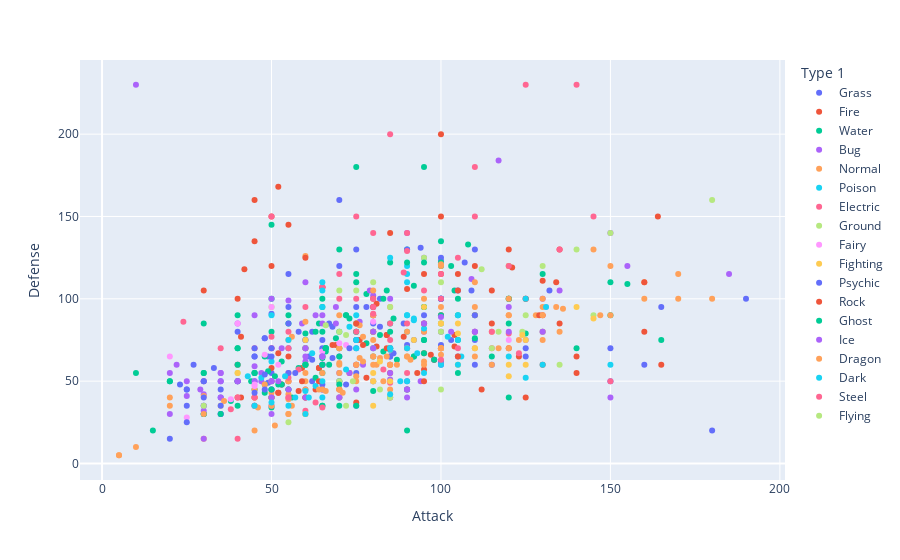

Notebook code cell kept with this figure:
### Code cell
px.scatter(data_frame=df,x='Attack',y='Defense',hover_name='Name',color='Type 1')#,template='ygridoff')

### Figure 1 — Plotly figure (JSON) as saved in the notebook; plotly's stock layout.template omitted (floating-point values rounded to 4 significant figures)
{"data": [{"hovertemplate": "<b>%{hovertext}</b><br><br>Type 1=Grass<br>Attack=%{x}<br>Defense=%{y}<extra></extra>", "hovertext": ["Bulbasaur", "Ivysaur", "Venusaur", "VenusaurMega Venusaur", "Oddish", "Gloom", "Vileplume", "Bellsprout", "Weepinbell", "Victreebel", "Exeggcute", "Exeggutor", "Tangela", "Chikorita", "Bayleef", "Meganium", "Bellossom", "Hoppip", "Skiploom", "Jumpluff", "Sunkern", "Sunflora", "Treecko", "Grovyle", "Sceptile", "SceptileMega Sceptile", "Seedot", "Nuzleaf", "Shiftry", "Shroomish", "Breloom", "Roselia", "Cacnea", "Cacturne", "Tropius", "Turtwig", "Grotle", "Torterra", "Budew", "Roserade", "Cherubi", "Cherrim", "Carnivine", "Snover", "Abomasnow", "AbomasnowMega Abomasnow", "Tangrowth", "Leafeon", "ShayminLand Forme", "ShayminSky Forme", "Snivy", "Servine", "Serperior", "Pansage", "Simisage", "Cottonee", "Whimsicott", "Petilil", "Lilligant", "Maractus", "Foongus", "Amoonguss", "Ferroseed", "Ferrothorn", "Virizion", "Chespin", "Quilladin", "Chesnaught", "Skiddo", "Gogoat"], "legendgroup": "Grass", "marker": {"color": "#636efa", "symbol": "circle"}, "mode": "markers", "name": "Grass", "orientation": "v", "showlegend": true, "type": "scatter", "x": [49, 62, 82, 100, 50, 65, 80, 75, 90, 105, 40, 95, 55, 49, 62, 82, 80, 35, 45, 55, 30, 75, 45, 65, 85, 110, 40, 70, 100, 40, 130, 60, 85, 115, 68, 68, 89, 109, 30, 70, 35, 60, 100, 62, 92, 132, 100, 110, 100, 103, 45, 60, 75, 53, 98, 27, 67, 35, 60, 86, 55, 85, 50, 94, 90, 61, 78, 107, 65, 100], "xaxis": "x", "y": [49, 63, 83, 123, 55, 70, 85, 35, 50, 65, 80, 85, 115, 65, 80, 100, 95, 40, 50, 70, 30, 55, 35, 45, 65, 75, 50, 40, 60, 60, 80, 45, 40, 60, 83, 64, 85, 105, 35, 65, 45, 70, 72, 50, 75, 105, 125, 130, 100, 75, 55, 75, 95, 48, 63, 60, 85, 50, 75, 67, 45, 70, 91, 131, 72, 65, 95, 122, 48, 62], "yaxis": "y"}, {"hovertemplate": "<b>%{hovertext}</b><br><br>Type 1=Fire<br>Attack=%{x}<br>Defense=%{y}<extra></extra>", "hovertext": ["Charmander", "Charmeleon", "Charizard", "CharizardMega Charizard X", "CharizardMega Charizard Y", "Vulpix", "Ninetales", "Growlithe", "Arcanine", "Ponyta", "Rapidash", "Magmar", "Flareon", "Moltres", "Cyndaquil", "Quilava", "Typhlosion", "Slugma", "Magcargo", "Magby", "Entei", "Ho-oh", "Torchic", "Combusken", "Blaziken", "BlazikenMega Blaziken", "Numel", "Camerupt", "CameruptMega Camerupt", "Torkoal", "Chimchar", "Monferno", "Infernape", "Magmortar", "Heatran", "Tepig", "Pignite", "Emboar", "Pansear", "Simisear", "Darumaka", "DarmanitanStandard Mode", "DarmanitanZen Mode", "Heatmor", "Fennekin", "Braixen", "Delphox", "Fletchinder", "Talonflame", "Litleo", "Pyroar", "Volcanion"], "legendgroup": "Fire", "marker": {"color": "#EF553B", "symbol": "circle"}, "mode": "markers", "name": "Fire", "orientation": "v", "showlegend": true, "type": "scatter", "x": [52, 64, 84, 130, 104, 41, 76, 70, 110, 85, 100, 95, 130, 100, 52, 64, 84, 40, 50, 75, 115, 130, 60, 85, 120, 160, 60, 100, 120, 85, 58, 78, 104, 95, 90, 63, 93, 123, 53, 98, 90, 140, 30, 97, 45, 59, 69, 73, 81, 50, 68, 110], "xaxis": "x", "y": [43, 58, 78, 111, 78, 40, 75, 45, 80, 55, 70, 57, 60, 90, 43, 58, 78, 40, 120, 37, 85, 90, 40, 60, 70, 80, 40, 70, 100, 140, 44, 52, 71, 67, 106, 45, 55, 65, 48, 63, 45, 55, 105, 66, 40, 58, 72, 55, 71, 58, 72, 120], "yaxis": "y"}, {"hovertemplate": "<b>%{hovertext}</b><br><br>Type 1=Water<br>Attack=%{x}<br>Defense=%{y}<extra></extra>", "hovertext": ["Squirtle", "Wartortle", "Blastoise", "BlastoiseMega Blastoise", "Psyduck", "Golduck", "Poliwag", "Poliwhirl", "Poliwrath", "Tentacool", "Tentacruel", "Slowpoke", "Slowbro", "SlowbroMega Slowbro", "Seel", "Dewgong", "Shellder", "Cloyster", "Krabby", "Kingler", "Horsea", "Seadra", "Goldeen", "Seaking", "Staryu", "Starmie", "Magikarp", "Gyarados", "GyaradosMega Gyarados", "Lapras", "Vaporeon", "Totodile", "Croconaw", "Feraligatr", "Chinchou", "Lanturn", "Marill", "Azumarill", "Politoed", "Wooper", "Quagsire", "Slowking", "Qwilfish", "Corsola", "Remoraid", "Octillery", "Mantine", "Kingdra", "Suicune", "Mudkip", "Marshtomp", "Swampert", "SwampertMega Swampert", "Lotad", "Lombre", "Ludicolo", "Wingull", "Pelipper", "Carvanha", "Sharpedo", "SharpedoMega Sharpedo", "Wailmer", "Wailord", "Barboach", "Whiscash", "Corphish", "Crawdaunt", "Feebas", "Milotic", "Clamperl", "Huntail", "Gorebyss", "Relicanth", "Luvdisc", "Kyogre", "KyogrePrimal Kyogre", "Piplup", "Prinplup", "Empoleon", "Buizel", "Floatzel", "Shellos", "Gastrodon", "Finneon", "Lumineon", "Mantyke", "Palkia", "Phione", "Manaphy", "Oshawott", "Dewott", "Samurott", "Panpour", "Simipour", "Tympole", "Palpitoad", "Seismitoad", "Basculin", "Tirtouga", "Carracosta", "Ducklett", "Swanna", "Frillish", "Jellicent", "Alomomola", "KeldeoOrdinary Forme", "KeldeoResolute Forme", "Froakie", "Frogadier", "Greninja", "Clauncher", "Clawitzer"], "legendgroup": "Water", "marker": {"color": "#00cc96", "symbol": "circle"}, "mode": "markers", "name": "Water", "orientation": "v", "showlegend": true, "type": "scatter", "x": [48, 63, 83, 103, 52, 82, 50, 65, 95, 40, 70, 65, 75, 75, 45, 70, 65, 95, 105, 130, 40, 65, 67, 92, 45, 75, 10, 125, 155, 85, 65, 65, 80, 105, 38, 58, 20, 50, 75, 45, 85, 75, 95, 55, 65, 105, 40, 95, 75, 70, 85, 110, 150, 30, 50, 70, 30, 50, 90, 120, 140, 70, 90, 48, 78, 80, 120, 15, 60, 64, 104, 84, 90, 30, 100, 150, 51, 66, 86, 65, 105, 48, 83, 49, 69, 20, 120, 80, 100, 55, 75, 100, 53, 98, 50, 65, 95, 92, 78, 108, 44, 87, 40, 60, 75, 72, 72, 56, 63, 95, 53, 73], "xaxis": "x", "y": [65, 80, 100, 120, 48, 78, 40, 65, 95, 35, 65, 65, 110, 180, 55, 80, 100, 180, 90, 115, 70, 95, 60, 65, 55, 85, 55, 79, 109, 80, 60, 64, 80, 100, 38, 58, 50, 80, 75, 45, 85, 80, 75, 85, 35, 75, 70, 95, 115, 50, 70, 90, 110, 30, 50, 70, 30, 100, 20, 40, 70, 35, 45, 43, 73, 65, 85, 20, 79, 85, 105, 105, 130, 55, 90, 90, 53, 68, 88, 35, 55, 48, 68, 56, 76, 50, 100, 80, 100, 45, 60, 85, 48, 63, 40, 55, 75, 65, 103, 133, 50, 63, 50, 70, 80, 90, 90, 40, 52, 67, 62, 88], "yaxis": "y"}, {"hovertemplate": "<b>%{hovertext}</b><br><br>Type 1=Bug<br>Attack=%{x}<br>Defense=%{y}<extra></extra>", "hovertext": ["Caterpie", "Metapod", "Butterfree", "Weedle", "Kakuna", "Beedrill", "BeedrillMega Beedrill", "Paras", "Parasect", "Venonat", "Venomoth", "Scyther", "Pinsir", "PinsirMega Pinsir", "Ledyba", "Ledian", "Spinarak", "Ariados", "Yanma", "Pineco", "Forretress", "Scizor", "ScizorMega Scizor", "Shuckle", "Heracross", "HeracrossMega Heracross", "Wurmple", "Silcoon", "Beautifly", "Cascoon", "Dustox", "Surskit", "Masquerain", "Nincada", "Ninjask", "Shedinja", "Volbeat", "Illumise", "Kricketot", "Kricketune", "Burmy", "WormadamPlant Cloak", "WormadamSandy Cloak", "WormadamTrash Cloak", "Mothim", "Combee", "Vespiquen", "Yanmega", "Sewaddle", "Swadloon", "Leavanny", "Venipede", "Whirlipede", "Scolipede", "Dwebble", "Crustle", "Karrablast", "Escavalier", "Joltik", "Galvantula", "Shelmet", "Accelgor", "Durant", "Larvesta", "Volcarona", "Genesect", "Scatterbug", "Spewpa", "Vivillon"], "legendgroup": "Bug", "marker": {"color": "#ab63fa", "symbol": "circle"}, "mode": "markers", "name": "Bug", "orientation": "v", "showlegend": true, "type": "scatter", "x": [30, 20, 45, 35, 25, 90, 150, 70, 95, 55, 65, 110, 125, 155, 20, 35, 60, 90, 65, 65, 90, 130, 150, 10, 125, 185, 45, 35, 70, 35, 50, 30, 60, 45, 90, 90, 73, 47, 25, 85, 29, 59, 79, 69, 94, 30, 80, 76, 53, 63, 103, 45, 55, 100, 65, 95, 75, 135, 47, 77, 40, 70, 109, 85, 60, 120, 35, 22, 52], "xaxis": "x", "y": [35, 55, 50, 30, 50, 40, 40, 55, 80, 50, 60, 80, 100, 120, 30, 50, 40, 70, 45, 90, 140, 100, 140, 230, 75, 115, 35, 55, 50, 55, 70, 32, 62, 90, 45, 45, 55, 55, 41, 51, 45, 85, 105, 95, 50, 42, 102, 86, 70, 90, 80, 59, 99, 89, 85, 125, 45, 105, 50, 60, 85, 40, 112, 55, 65, 95, 40, 60, 50], "yaxis": "y"}, {"hovertemplate": "<b>%{hovertext}</b><br><br>Type 1=Normal<br>Attack=%{x}<br>Defense=%{y}<extra></extra>", "hovertext": ["Pidgey", "Pidgeotto", "Pidgeot", "PidgeotMega Pidgeot", "Rattata", "Raticate", "Spearow", "Fearow", "Jigglypuff", "Wigglytuff", "Meowth", "Persian", "Farfetch'd", "Doduo", "Dodrio", "Lickitung", "Chansey", "Kangaskhan", "KangaskhanMega Kangaskhan", "Tauros", "Ditto", "Eevee", "Porygon", "Snorlax", "Sentret", "Furret", "Hoothoot", "Noctowl", "Igglybuff", "Aipom", "Girafarig", "Dunsparce", "Teddiursa", "Ursaring", "Porygon2", "Stantler", "Smeargle", "Miltank", "Blissey", "Zigzagoon", "Linoone", "Taillow", "Swellow", "Slakoth", "Vigoroth", "Slaking", "Whismur", "Loudred", "Exploud", "Azurill", "Skitty", "Delcatty", "Spinda", "Swablu", "Zangoose", "Castform", "Kecleon", "Starly", "Staravia", "Staraptor", "Bidoof", "Bibarel", "Ambipom", "Buneary", "Lopunny", "LopunnyMega Lopunny", "Glameow", "Purugly", "Happiny", "Chatot", "Munchlax", "Lickilicky", "Porygon-Z", "Regigigas", "Arceus", "Patrat", "Watchog", "Lillipup", "Herdier", "Stoutland", "Pidove", "Tranquill", "Unfezant", "Audino", "AudinoMega Audino", "Minccino", "Cinccino", "Deerling", "Sawsbuck", "Bouffalant", "Rufflet", "Braviary", "MeloettaAria Forme", "MeloettaPirouette Forme", "Bunnelby", "Diggersby", "Fletchling", "Furfrou"], "legendgroup": "Normal", "marker": {"color": "#FFA15A", "symbol": "circle"}, "mode": "markers", "name": "Normal", "orientation": "v", "showlegend": true, "type": "scatter", "x": [45, 60, 80, 80, 56, 81, 60, 90, 45, 70, 45, 70, 65, 85, 110, 55, 5, 95, 125, 100, 48, 55, 60, 110, 46, 76, 30, 50, 30, 70, 80, 70, 80, 130, 80, 95, 20, 80, 10, 30, 70, 55, 85, 60, 80, 160, 51, 71, 91, 20, 45, 65, 60, 40, 115, 70, 90, 55, 75, 120, 45, 85, 100, 66, 76, 136, 55, 82, 5, 65, 85, 85, 80, 160, 120, 55, 85, 60, 80, 110, 55, 77, 115, 60, 60, 50, 95, 60, 100, 110, 83, 123, 77, 128, 36, 56, 50, 80], "xaxis": "x", "y": [40, 55, 75, 80, 35, 60, 30, 65, 20, 45, 35, 60, 55, 45, 70, 75, 5, 80, 100, 95, 48, 50, 70, 65, 34, 64, 30, 50, 15, 55, 65, 70, 50, 75, 90, 62, 35, 105, 10, 41, 61, 30, 60, 60, 80, 100, 23, 43, 63, 40, 45, 65, 60, 60, 60, 70, 70, 30, 50, 70, 40, 60, 66, 44, 84, 94, 42, 64, 5, 45, 40, 95, 70, 110, 120, 39, 69, 45, 65, 90, 50, 62, 80, 86, 126, 40, 60, 50, 70, 95, 50, 75, 77, 90, 38, 77, 43, 60], "yaxis": "y"}, {"hovertemplate": "<b>%{hovertext}</b><br><br>Type 1=Poison<br>Attack=%{x}<br>Defense=%{y}<extra></extra>", "hovertext": ["Ekans", "Arbok", "Nidoran♀", "Nidorina", "Nidoqueen", "Nidoran♂", "Nidorino", "Nidoking", "Zubat", "Golbat", "Grimer", "Muk", "Koffing", "Weezing", "Crobat", "Gulpin", "Swalot", "Seviper", "Stunky", "Skuntank", "Skorupi", "Drapion", "Croagunk", "Toxicroak", "Trubbish", "Garbodor", "Skrelp", "Dragalge"], "legendgroup": "Poison", "marker": {"color": "#19d3f3", "symbol": "circle"}, "mode": "markers", "name": "Poison", "orientation": "v", "showlegend": true, "type": "scatter", "x": [60, 85, 47, 62, 92, 57, 72, 102, 45, 80, 80, 105, 65, 90, 90, 43, 73, 100, 63, 93, 50, 90, 61, 106, 50, 95, 60, 75], "xaxis": "x", "y": [44, 69, 52, 67, 87, 40, 57, 77, 35, 70, 50, 75, 95, 120, 80, 53, 83, 60, 47, 67, 90, 110, 40, 65, 62, 82, 60, 90], "yaxis": "y"}, {"hovertemplate": "<b>%{hovertext}</b><br><br>Type 1=Electric<br>Attack=%{x}<br>Defense=%{y}<extra></extra>", "hovertext": ["Pikachu", "Raichu", "Magnemite", "Magneton", "Voltorb", "Electrode", "Electabuzz", "Jolteon", "Zapdos", "Pichu", "Mareep", "Flaaffy", "Ampharos", "AmpharosMega Ampharos", "Elekid", "Raikou", "Electrike", "Manectric", "ManectricMega Manectric", "Plusle", "Minun", "Shinx", "Luxio", "Luxray", "Pachirisu", "Magnezone", "Electivire", "Rotom", "RotomHeat Rotom", "RotomWash Rotom", "RotomFrost Rotom", "RotomFan Rotom", "RotomMow Rotom", "Blitzle", "Zebstrika", "Emolga", "Tynamo", "Eelektrik", "Eelektross", "ThundurusIncarnate Forme", "ThundurusTherian Forme", "Helioptile", "Heliolisk", "Dedenne"], "legendgroup": "Electric", "marker": {"color": "#FF6692", "symbol": "circle"}, "mode": "markers", "name": "Electric", "orientation": "v", "showlegend": true, "type": "scatter", "x": [55, 90, 35, 60, 30, 50, 83, 65, 90, 40, 40, 55, 75, 95, 63, 85, 45, 75, 75, 50, 40, 65, 85, 120, 45, 70, 123, 50, 65, 65, 65, 65, 65, 60, 100, 75, 55, 85, 115, 115, 105, 38, 55, 58], "xaxis": "x", "y": [40, 55, 70, 95, 50, 70, 57, 60, 85, 15, 40, 55, 85, 105, 37, 75, 40, 60, 80, 40, 50, 34, 49, 79, 70, 115, 67, 77, 107, 107, 107, 107, 107, 32, 63, 60, 40, 70, 80, 70, 70, 33, 52, 57], "yaxis": "y"}, {"hovertemplate": "<b>%{hovertext}</b><br><br>Type 1=Ground<br>Attack=%{x}<br>Defense=%{y}<extra></extra>", "hovertext": ["Sandshrew", "Sandslash", "Diglett", "Dugtrio", "Cubone", "Marowak", "Rhyhorn", "Rhydon", "Gligar", "Phanpy", "Donphan", "Trapinch", "Vibrava", "Flygon", "Baltoy", "Claydol", "Groudon", "GroudonPrimal Groudon", "Hippopotas", "Hippowdon", "Rhyperior", "Gliscor", "Drilbur", "Excadrill", "Sandile", "Krokorok", "Krookodile", "Stunfisk", "Golett", "Golurk", "LandorusIncarnate Forme", "LandorusTherian Forme"], "legendgroup": "Ground", "marker": {"color": "#B6E880", "symbol": "circle"}, "mode": "markers", "name": "Ground", "orientation": "v", "showlegend": true, "type": "scatter", "x": [75, 100, 55, 80, 50, 80, 85, 130, 75, 60, 120, 100, 70, 100, 40, 70, 150, 180, 72, 112, 140, 95, 85, 135, 72, 82, 117, 66, 74, 124, 125, 145], "xaxis": "x", "y": [85, 110, 25, 50, 95, 110, 95, 120, 105, 60, 120, 45, 50, 80, 55, 105, 140, 160, 78, 118, 130, 125, 40, 60, 35, 45, 80, 84, 50, 80, 90, 90], "yaxis": "y"}, {"hovertemplate": "<b>%{hovertext}</b><br><br>Type 1=Fairy<br>Attack=%{x}<br>Defense=%{y}<extra></extra>", "hovertext": ["Clefairy", "Clefable", "Cleffa", "Togepi", "Togetic", "Snubbull", "Granbull", "Togekiss", "Flabébé", "Floette", "Florges", "Spritzee", "Aromatisse", "Swirlix", "Slurpuff", "Sylveon", "Xerneas"], "legendgroup": "Fairy", "marker": {"color": "#FF97FF", "symbol": "circle"}, "mode": "markers", "name": "Fairy", "orientation": "v", "showlegend": true, "type": "scatter", "x": [45, 70, 25, 20, 40, 80, 120, 50, 38, 45, 65, 52, 72, 48, 80, 65, 131], "xaxis": "x", "y": [48, 73, 28, 65, 85, 50, 75, 95, 39, 47, 68, 60, 72, 66, 86, 65, 95], "yaxis": "y"}, {"hovertemplate": "<b>%{hovertext}</b><br><br>Type 1=Fighting<br>Attack=%{x}<br>Defense=%{y}<extra></extra>", "hovertext": ["Mankey", "Primeape", "Machop", "Machoke", "Machamp", "Hitmonlee", "Hitmonchan", "Tyrogue", "Hitmontop", "Makuhita", "Hariyama", "Meditite", "Medicham", "MedichamMega Medicham", "Riolu", "Lucario", "LucarioMega Lucario", "Timburr", "Gurdurr", "Conkeldurr", "Throh", "Sawk", "Mienfoo", "Mienshao", "Pancham", "Pangoro", "Hawlucha"], "legendgroup": "Fighting", "marker": {"color": "#FECB52", "symbol": "circle"}, "mode": "markers", "name": "Fighting", "orientation": "v", "showlegend": true, "type": "scatter", "x": [80, 105, 80, 100, 130, 120, 105, 35, 95, 60, 120, 40, 60, 100, 70, 110, 145, 80, 105, 140, 100, 125, 85, 125, 82, 124, 92], "xaxis": "x", "y": [35, 60, 50, 70, 80, 53, 79, 35, 95, 30, 60, 55, 75, 85, 40, 70, 88, 55, 85, 95, 85, 75, 50, 60, 62, 78, 75], "yaxis": "y"}, {"hovertemplate": "<b>%{hovertext}</b><br><br>Type 1=Psychic<br>Attack=%{x}<br>Defense=%{y}<extra></extra>", "hovertext": ["Abra", "Kadabra", "Alakazam", "AlakazamMega Alakazam", "Drowzee", "Hypno", "Mr. Mime", "Mewtwo", "MewtwoMega Mewtwo X", "MewtwoMega Mewtwo Y", "Mew", "Natu", "Xatu", "Espeon", "Unown", "Wobbuffet", "Lugia", "Celebi", "Ralts", "Kirlia", "Gardevoir", "GardevoirMega Gardevoir", "Spoink", "Grumpig", "Chimecho", "Wynaut", "DeoxysNormal Forme", "DeoxysAttack Forme", "DeoxysDefense Forme", "DeoxysSpeed Forme", "Chingling", "Mime Jr.", "Gallade", "GalladeMega Gallade", "Uxie", "Mesprit", "Azelf", "Cresselia", "Victini", "Munna", "Musharna", "Woobat", "Swoobat", "Sigilyph", "Gothita", "Gothorita", "Gothitelle", "Solosis", "Duosion", "Reuniclus", "Elgyem", "Beheeyem", "Espurr", "MeowsticMale", "MeowsticFemale", "HoopaHoopa Confined", "HoopaHoopa Unbound"], "legendgroup": "Psychic", "marker": {"color": "#636efa", "symbol": "circle"}, "mode": "markers", "name": "Psychic", "orientation": "v", "showlegend": true, "type": "scatter", "x": [20, 35, 50, 50, 48, 73, 45, 110, 190, 150, 100, 50, 75, 65, 72, 33, 90, 100, 25, 35, 65, 85, 25, 45, 50, 23, 150, 180, 70, 95, 30, 25, 125, 165, 75, 105, 125, 70, 100, 25, 55, 45, 57, 58, 30, 45, 55, 30, 40, 65, 55, 75, 48, 48, 48, 110, 160], "xaxis": "x", "y": [15, 30, 45, 65, 45, 70, 65, 90, 100, 70, 100, 45, 70, 60, 48, 58, 130, 100, 25, 35, 65, 65, 35, 65, 70, 48, 50, 20, 160, 90, 50, 45, 65, 95, 130, 105, 70, 120, 100, 45, 85, 43, 55, 80, 50, 70, 95, 40, 50, 75, 55, 75, 54, 76, 76, 60, 60], "yaxis": "y"}, {"hovertemplate": "<b>%{hovertext}</b><br><br>Type 1=Rock<br>Attack=%{x}<br>Defense=%{y}<extra></extra>", "hovertext": ["Geodude", "Graveler", "Golem", "Onix", "Omanyte", "Omastar", "Kabuto", "Kabutops", "Aerodactyl", "AerodactylMega Aerodactyl", "Sudowoodo", "Larvitar", "Pupitar", "Tyranitar", "TyranitarMega Tyranitar", "Nosepass", "Lunatone", "Solrock", "Lileep", "Cradily", "Anorith", "Armaldo", "Regirock", "Cranidos", "Rampardos", "Shieldon", "Bastiodon", "Bonsly", "Probopass", "Roggenrola", "Boldore", "Gigalith", "Archen", "Archeops", "Terrakion", "Binacle", "Barbaracle", "Tyrunt", "Tyrantrum", "Amaura", "Aurorus", "Carbink", "Diancie", "DiancieMega Diancie"], "legendgroup": "Rock", "marker": {"color": "#EF553B", "symbol": "circle"}, "mode": "markers", "name": "Rock", "orientation": "v", "showlegend": true, "type": "scatter", "x": [80, 95, 120, 45, 40, 60, 80, 115, 105, 135, 100, 64, 84, 134, 164, 45, 55, 95, 41, 81, 95, 125, 100, 125, 165, 42, 52, 80, 55, 75, 105, 135, 112, 140, 129, 52, 105, 89, 121, 59, 77, 50, 100, 160], "xaxis": "x", "y": [100, 115, 130, 160, 100, 125, 90, 105, 65, 85, 115, 50, 70, 110, 150, 135, 65, 85, 77, 97, 50, 100, 200, 40, 60, 118, 168, 95, 145, 85, 105, 130, 45, 65, 90, 67, 115, 77, 119, 50, 72, 150, 150, 110], "yaxis": "y"}, {"hovertemplate": "<b>%{hovertext}</b><br><br>Type 1=Ghost<br>Attack=%{x}<br>Defense=%{y}<extra></extra>", "hovertext": ["Gastly", "Haunter", "Gengar", "GengarMega Gengar", "Misdreavus", "Shuppet", "Banette", "BanetteMega Banette", "Duskull", "Dusclops", "Drifloon", "Drifblim", "Mismagius", "Spiritomb", "Dusknoir", "GiratinaAltered Forme", "GiratinaOrigin Forme", "Yamask", "Cofagrigus", "Litwick", "Lampent", "Chandelure", "Phantump", "Trevenant", "PumpkabooAverage Size", "PumpkabooSmall Size", "PumpkabooLarge Size", "PumpkabooSuper Size", "GourgeistAverage Size", "GourgeistSmall Size", "GourgeistLarge Size", "GourgeistSuper Size"], "legendgroup": "Ghost", "marker": {"color": "#00cc96", "symbol": "circle"}, "mode": "markers", "name": "Ghost", "orientation": "v", "showlegend": true, "type": "scatter", "x": [35, 50, 65, 65, 60, 75, 115, 165, 40, 70, 50, 80, 60, 92, 100, 100, 120, 30, 50, 30, 40, 55, 70, 110, 66, 66, 66, 66, 90, 85, 95, 100], "xaxis": "x", "y": [30, 45, 60, 80, 60, 35, 65, 75, 90, 130, 34, 44, 60, 108, 135, 120, 100, 85, 145, 55, 60, 90, 48, 76, 70, 70, 70, 70, 122, 122, 122, 122], "yaxis": "y"}, {"hovertemplate": "<b>%{hovertext}</b><br><br>Type 1=Ice<br>Attack=%{x}<br>Defense=%{y}<extra></extra>", "hovertext": ["Jynx", "Articuno", "Swinub", "Piloswine", "Delibird", "Smoochum", "Snorunt", "Glalie", "GlalieMega Glalie", "Spheal", "Sealeo", "Walrein", "Regice", "Glaceon", "Mamoswine", "Froslass", "Vanillite", "Vanillish", "Vanilluxe", "Cubchoo", "Beartic", "Cryogonal", "Bergmite", "Avalugg"], "legendgroup": "Ice", "marker": {"color": "#ab63fa", "symbol": "circle"}, "mode": "markers", "name": "Ice", "orientation": "v", "showlegend": true, "type": "scatter", "x": [50, 85, 50, 100, 55, 30, 50, 80, 120, 40, 60, 80, 50, 60, 130, 80, 50, 65, 95, 70, 110, 50, 69, 117], "xaxis": "x", "y": [35, 100, 40, 80, 45, 15, 50, 80, 80, 50, 70, 90, 100, 110, 80, 70, 50, 65, 85, 40, 80, 30, 85, 184], "yaxis": "y"}, {"hovertemplate": "<b>%{hovertext}</b><br><br>Type 1=Dragon<br>Attack=%{x}<br>Defense=%{y}<extra></extra>", "hovertext": ["Dratini", "Dragonair", "Dragonite", "Altaria", "AltariaMega Altaria", "Bagon", "Shelgon", "Salamence", "SalamenceMega Salamence", "Latias", "LatiasMega Latias", "Latios", "LatiosMega Latios", "Rayquaza", "RayquazaMega Rayquaza", "Gible", "Gabite", "Garchomp", "GarchompMega Garchomp", "Axew", "Fraxure", "Haxorus", "Druddigon", "Reshiram", "Zekrom", "Kyurem", "KyuremBlack Kyurem", "KyuremWhite Kyurem", "Goomy", "Sliggoo", "Goodra", "Zygarde50% Forme"], "legendgroup": "Dragon", "marker": {"color": "#FFA15A", "symbol": "circle"}, "mode": "markers", "name": "Dragon", "orientation": "v", "showlegend": true, "type": "scatter", "x": [64, 84, 134, 70, 110, 75, 95, 135, 145, 80, 100, 90, 130, 150, 180, 70, 90, 130, 170, 87, 117, 147, 120, 120, 150, 130, 170, 120, 50, 75, 100, 100], "xaxis": "x", "y": [45, 65, 95, 90, 110, 60, 100, 80, 130, 90, 120, 80, 100, 90, 100, 45, 65, 95, 115, 60, 70, 90, 90, 100, 120, 90, 100, 90, 35, 53, 70, 121], "yaxis": "y"}, {"hovertemplate": "<b>%{hovertext}</b><br><br>Type 1=Dark<br>Attack=%{x}<br>Defense=%{y}<extra></extra>", "hovertext": ["Umbreon", "Murkrow", "Sneasel", "Houndour", "Houndoom", "HoundoomMega Houndoom", "Poochyena", "Mightyena", "Sableye", "SableyeMega Sableye", "Absol", "AbsolMega Absol", "Honchkrow", "Weavile", "Darkrai", "Purrloin", "Liepard", "Scraggy", "Scrafty", "Zorua", "Zoroark", "Pawniard", "Bisharp", "Vullaby", "Mandibuzz", "Deino", "Zweilous", "Hydreigon", "Inkay", "Malamar", "Yveltal"], "legendgroup": "Dark", "marker": {"color": "#19d3f3", "symbol": "circle"}, "mode": "markers", "name": "Dark", "orientation": "v", "showlegend": true, "type": "scatter", "x": [65, 85, 95, 60, 90, 90, 55, 90, 75, 85, 130, 150, 125, 120, 90, 50, 88, 75, 90, 65, 105, 85, 125, 55, 65, 65, 85, 105, 54, 92, 131], "xaxis": "x", "y": [110, 42, 55, 30, 50, 90, 35, 70, 75, 125, 60, 60, 52, 65, 90, 37, 50, 70, 115, 40, 60, 70, 100, 75, 105, 50, 70, 90, 53, 88, 95], "yaxis": "y"}, {"hovertemplate": "<b>%{hovertext}</b><br><br>Type 1=Steel<br>Attack=%{x}<br>Defense=%{y}<extra></extra>", "hovertext": ["Steelix", "SteelixMega Steelix", "Skarmory", "Mawile", "MawileMega Mawile", "Aron", "Lairon", "Aggron", "AggronMega Aggron", "Beldum", "Metang", "Metagross", "MetagrossMega Metagross", "Registeel", "Jirachi", "Bronzor", "Bronzong", "Dialga", "Klink", "Klang", "Klinklang", "Cobalion", "Honedge", "Doublade", "AegislashBlade Forme", "AegislashShield Forme", "Klefki"], "legendgroup": "Steel", "marker": {"color": "#FF6692", "symbol": "circle"}, "mode": "markers", "name": "Steel", "orientation": "v", "showlegend": true, "type": "scatter", "x": [85, 125, 80, 85, 105, 70, 90, 110, 140, 55, 75, 135, 145, 75, 100, 24, 89, 120, 55, 80, 100, 90, 80, 110, 150, 50, 80], "xaxis": "x", "y": [200, 230, 140, 85, 125, 100, 140, 180, 230, 80, 100, 130, 150, 150, 100, 86, 116, 120, 70, 95, 115, 129, 100, 150, 50, 150, 91], "yaxis": "y"}, {"hovertemplate": "<b>%{hovertext}</b><br><br>Type 1=Flying<br>Attack=%{x}<br>Defense=%{y}<extra></extra>", "hovertext": ["TornadusIncarnate Forme", "TornadusTherian Forme", "Noibat", "Noivern"], "legendgroup": "Flying", "marker": {"color": "#B6E880", "symbol": "circle"}, "mode": "markers", "name": "Flying", "orientation": "v", "showlegend": true, "type": "scatter", "x": [115, 100, 30, 70], "xaxis": "x", "y": [70, 80, 35, 80], "yaxis": "y"}], "layout": {"legend": {"title": {"text": "Type 1"}, "tracegroupgap": 0}, "margin": {"t": 60}, "xaxis": {"anchor": "y", "domain": [0, 1], "title": {"text": "Attack"}}, "yaxis": {"anchor": "x", "domain": [0, 1], "title": {"text": "Defense"}}}}
